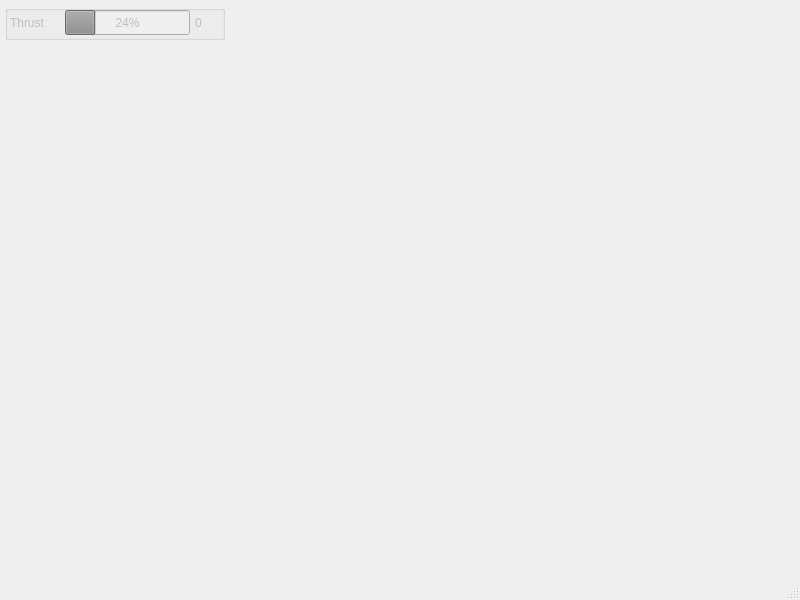
<?xml version="1.0" encoding="UTF-8"?>
<ui version="4.0">
 <class>MainWindow</class>
 <widget class="QMainWindow" name="MainWindow">
  <property name="geometry">
   <rect>
    <x>0</x>
    <y>0</y>
    <width>800</width>
    <height>600</height>
   </rect>
  </property>
  <property name="windowTitle">
   <string>MainWindow</string>
  </property>
  <widget class="QWidget" name="centralwidget">
   <widget class="QGroupBox" name="bol_status">
    <property name="enabled">
     <bool>false</bool>
    </property>
    <property name="geometry">
     <rect>
      <x>5</x>
      <y>5</y>
      <width>220</width>
      <height>35</height>
     </rect>
    </property>
    <property name="title">
     <string/>
    </property>
    <widget class="QProgressBar" name="thrust_bar">
     <property name="geometry">
      <rect>
       <x>60</x>
       <y>5</y>
       <width>125</width>
       <height>25</height>
      </rect>
     </property>
     <property name="acceptDrops">
      <bool>false</bool>
     </property>
     <property name="value">
      <number>24</number>
     </property>
    </widget>
    <widget class="QLabel" name="thrust_label">
     <property name="geometry">
      <rect>
       <x>5</x>
       <y>5</y>
       <width>50</width>
       <height>25</height>
      </rect>
     </property>
     <property name="sizePolicy">
      <sizepolicy hsizetype="Preferred" vsizetype="Preferred">
       <horstretch>0</horstretch>
       <verstretch>0</verstretch>
      </sizepolicy>
     </property>
     <property name="text">
      <string>Thrust</string>
     </property>
    </widget>
    <widget class="QLabel" name="thrust_value">
     <property name="geometry">
      <rect>
       <x>190</x>
       <y>5</y>
       <width>30</width>
       <height>25</height>
      </rect>
     </property>
     <property name="text">
      <string>0</string>
     </property>
    </widget>
   </widget>
  </widget>
  <widget class="QMenuBar" name="menubar">
   <property name="geometry">
    <rect>
     <x>0</x>
     <y>0</y>
     <width>800</width>
     <height>25</height>
    </rect>
   </property>
  </widget>
  <widget class="QStatusBar" name="statusbar"/>
 </widget>
 <resources/>
 <connections/>
</ui>
